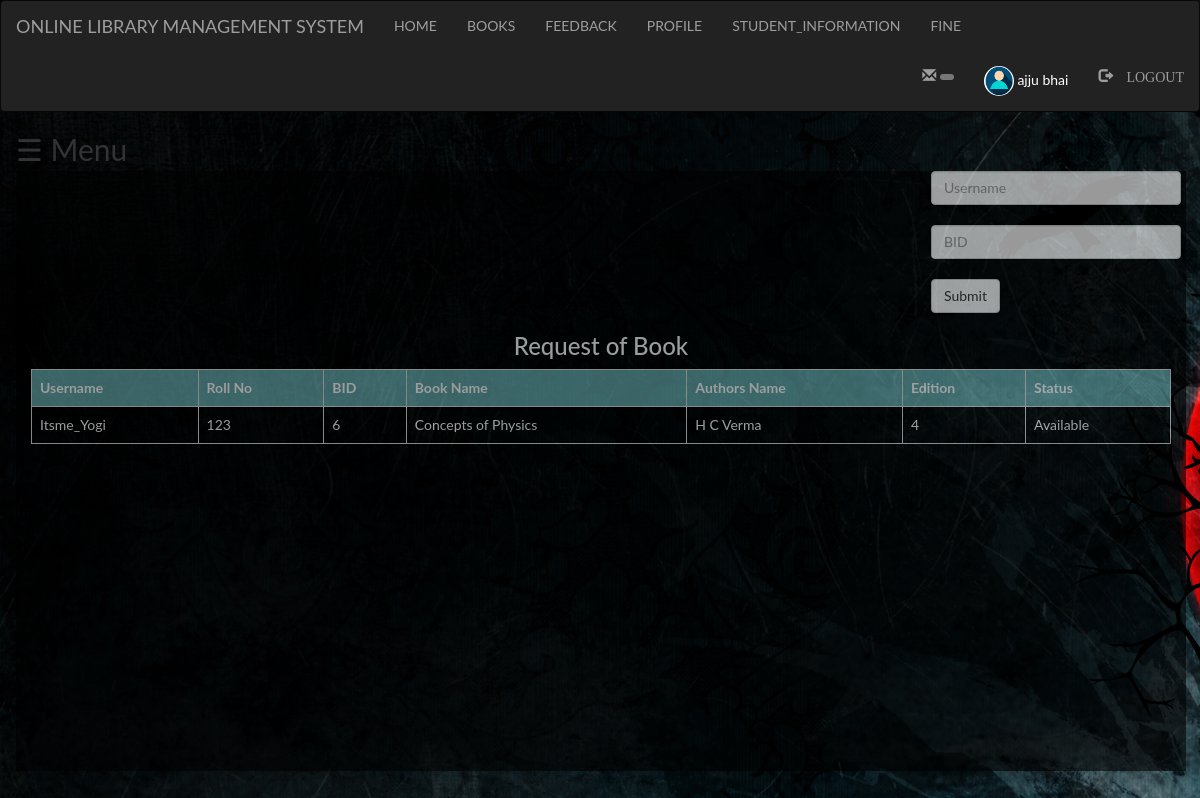
The page /Admin/request.php (signed in) on the database its author committed.
### tables this page shows
CREATE TABLE `student` (
  `first` varchar(100) NOT NULL,
  `last` varchar(100) NOT NULL,
  `username` varchar(100) NOT NULL,
  `password` varchar(100) NOT NULL,
  `roll` int(100) NOT NULL,
  `email` varchar(100) NOT NULL,
  `contact` varchar(100) NOT NULL,
  `pic` varchar(100) NOT NULL
);

CREATE TABLE `books` (
  `bid` int(100) NOT NULL,
  `name` varchar(100) NOT NULL,
  `authors` varchar(100) NOT NULL,
  `edition` varchar(100) NOT NULL,
  `status` varchar(100) NOT NULL,
  `quantity` int(100) NOT NULL,
  `department` varchar(100) NOT NULL
);

### Admin/request.php (the view, shortened to what this page needs)
<?php
	include "navbar.php";
?>
<!DOCTYPE html>
<html>
<head>
</head>
<body>
	<div id="main">
	  <span style="font-size:30px;cursor:pointer" onclick="openNav()">&#9776; Menu</span>
	<br>
<div class="container">
	<div class="srch">
		<form method="post" action="" name="form1">
			<input type="text" name="username" class="form-control" placeholder="Username" required=""><br>
			<input type="text" name="bid" class="form-control" placeholder="BID" required=""><br>
			<button class="btn btn-default" name="submit" type="submit">Submit</button><br>
		</form>
	</div>
	<h3 style="text-align: center;">Request of Book</h3>
	<?php
	if(isset($_SESSION['login_user']))
	{
		$sql= "SELECT student.username,roll,books.bid,name,authors,edition,status FROM student inner join issue_book ON student.username=issue_book.username inner join books ON issue_book.bid=books.bid WHERE issue_book.approve ='';";
		$res= mysqli_query($db,$sql);
		if(mysqli_num_rows($res)==0)
			{
				echo "<h2><b>";
				echo "There's no pending request.";
				echo "</h2></b>";
			}
		else
		{
			echo "<table class='table table-bordered' >";
			echo "<tr style='background-color: #6db6b9e6;'>";
				echo "<th>"; echo "Username";  echo "</th>";
				echo "<th>"; echo "Roll No";  echo "</th>";
				echo "<th>"; echo "BID";  echo "</th>";
				echo "<th>"; echo "Book Name";  echo "</th>";
				echo "<th>"; echo "Authors Name";  echo "</th>";
				echo "<th>"; echo "Edition";  echo "</th>";
				echo "<th>"; echo "Status";  echo "</th>";
			echo "</tr>";
			while($row=mysqli_fetch_assoc($res))
			{
				echo "<tr>";
				echo "<td>"; echo $row['username']; echo "</td>";
				echo "<td>"; echo $row['roll']; echo "</td>";
				echo "<td>"; echo $row['bid']; echo "</td>";
				echo "<td>"; echo $row['name']; echo "</td>";
				echo "<td>"; echo $row['authors']; echo "</td>";
				echo "<td>"; echo $row['edition']; echo "</td>";
				echo "<td>"; echo $row['status']; echo "</td>";
				echo "</tr>";
			}
		echo "</table>";
		}
	}
	else
	{
		?>
		<br>
		<h4 style="text-align: center; color: yellow;">You need to login First!!!</h4>
		<?php
	}
			?>
		</div>
	</div>
</body>
</html>

### Admin/request.php (style rules this page uses)
.srch { padding-left: 900px; }
.form-control { width: 250px; }
body { background-image: url("image/b.jpg"); font-family: "Lato", sans-serif; transition: background-color .5s; }
#main { transition: margin-left .5s; padding: 16px; }
.container { height: 600px; background-color: black; opacity: .6; color: white; }

### rows shown on the page
student: username "Itsme_Yogi", roll "123", books.bid "6", books.name "Concepts of Physics", books.authors "H C Verma", books.edition "4", books.status "Available"

### other values the page prints
$_SESSION['login_user'] "ajju bhai"
